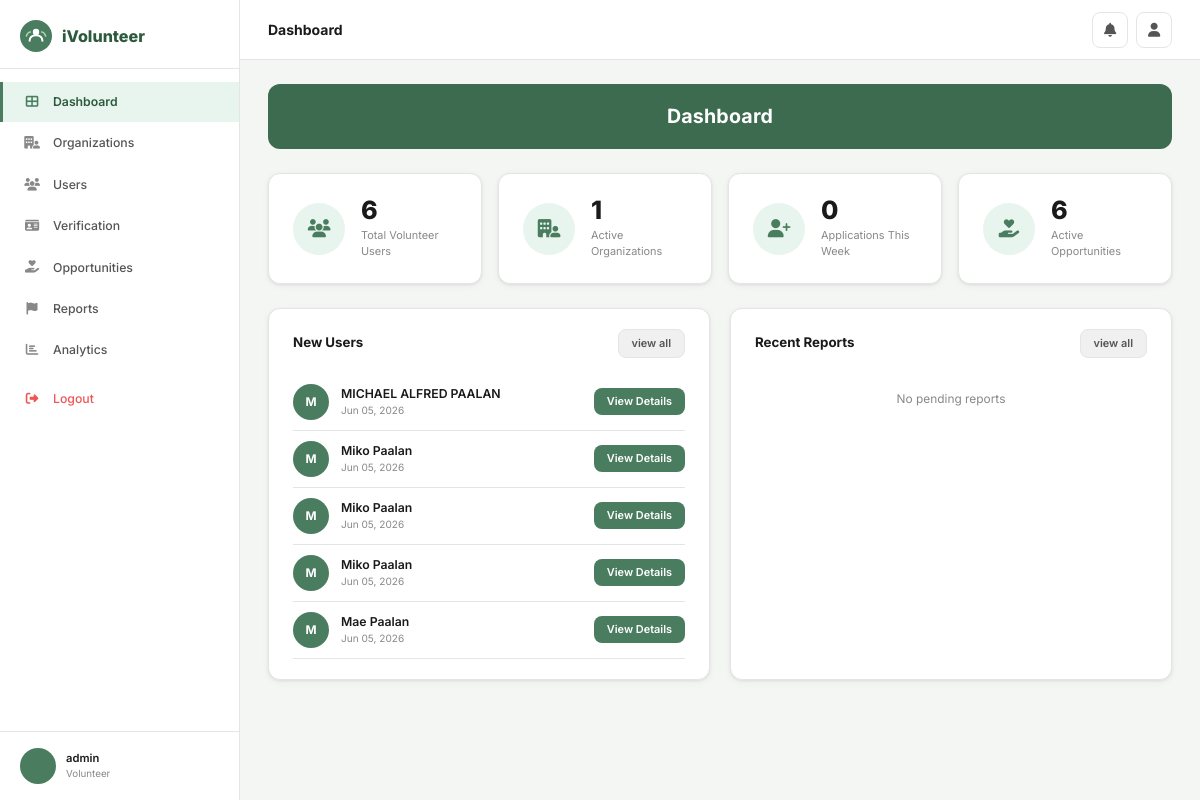
The app's page /admin-panel/ (signed in) with its own data.
### core/models.py (models this page shows, shortened)
class User(AbstractUser):
    ROLE_CHOICES = [('volunteer','Volunteer'),('organization','Organization'),('admin','Admin')]
    STATUS_CHOICES = [('active','Active'),('pending','Pending'),('suspended','Suspended'),('inactive','Inactive')]
    role = models.CharField(max_length=20, choices=ROLE_CHOICES, default='volunteer')
    phone_number = models.CharField(max_length=20, blank=True)
    profile_picture = models.ImageField(upload_to='profile_pics/', blank=True, null=True)
    location = models.CharField(max_length=200, blank=True)
    status = models.CharField(max_length=20, choices=STATUS_CHOICES, default='active')
    is_verified = models.BooleanField(default=False)

### core/views.py (the view)
# urls.py: path('admin-panel/', views.admin_dashboard, name='admin_dashboard'),
@login_required
def admin_dashboard(request):
    if not is_admin(request.user): return redirect('home')
    return render(request, 'core/admin_dashboard.html', {
        'total_users': User.objects.filter(role='volunteer').count(),
        'active_orgs': Organization.objects.filter(user__status='active').count(),
        'active_opps': Opportunity.objects.filter(status='active').count(),
        'apps_this_week': Application.objects.filter(applied_at__gte=timezone.now()-timezone.timedelta(days=7)).count(),
        'new_users': User.objects.filter(role='volunteer').order_by('-date_joined')[:5],
        'recent_reports': Report.objects.filter(status='pending').order_by('-created_at')[:5],
        'pending_verif': IdentityVerification.objects.filter(status='pending').count(),
        'pending_org_verif': OrganizationVerification.objects.filter(status='pending').count(),
    })

### core/views.py (called while the page is built)
def is_admin(u): return u.is_authenticated and (u.role == 'admin' or u.is_superuser)

### core/templates/core/admin_dashboard.html (shortened to what this page needs)
{% extends 'core/base.html' %}
{% block page_title %}Dashboard{% endblock %}
{% block content %}
<div class="page-banner">Dashboard</div>
<div class="stats-grid" style="grid-template-columns:repeat(4,1fr)">
  <div class="stat-card">
    <div class="stat-icon"><i class="fas fa-users"></i></div>
    <div><div class="stat-val">{{ total_users }}</div><div class="stat-label">Total Volunteer Users</div></div>
  </div>
  <div class="stat-card">
    <div class="stat-icon"><i class="fas fa-building-user"></i></div>
    <div><div class="stat-val">{{ active_orgs }}</div><div class="stat-label">Active Organizations</div></div>
  </div>
  <div class="stat-card">
    <div class="stat-icon"><i class="fas fa-user-plus"></i></div>
    <div><div class="stat-val">{{ apps_this_week }}</div><div class="stat-label">Applications This Week</div></div>
  </div>
  <div class="stat-card">
    <div class="stat-icon"><i class="fas fa-hand-holding-heart"></i></div>
    <div><div class="stat-val">{{ active_opps }}</div><div class="stat-label">Active Opportunities</div></div>
  </div>
</div>
<div style="display:grid;grid-template-columns:1fr 1fr;gap:20px">
  <div class="card">
    <div class="card-body">
      <div style="display:flex;align-items:center;justify-content:space-between;margin-bottom:16px">
        <span style="font-weight:700;font-size:.95rem">New Users</span>
        <a href="{% url 'admin_users' %}" class="btn btn-grey btn-sm">view all</a>
      </div>
      {% for u in new_users %}
      <div style="display:flex;align-items:center;gap:12px;padding:10px 0;border-bottom:1px solid #e5e5e5">
        <div style="width:36px;height:36px;border-radius:50%;background:#4a7c5f;color:#fff;display:flex;align-items:center;justify-content:center;font-weight:700;font-size:.85rem;flex-shrink:0;overflow:hidden">
          {% if u.profile_picture %}<img src="{{ u.profile_picture.url }}" alt="" style="width:100%;height:100%;object-fit:cover">{% else %}{{ u.first_name|first|upper }}{% endif %}
        </div>
        <div style="flex:1">
          <div style="font-weight:600;font-size:.875rem">{{ u.get_full_name|default:u.username }}</div>
          <div style="font-size:.72rem;color:#888">{{ u.date_joined|date:"M d, Y" }}</div>
        </div>
        <a href="{% url 'admin_user_detail' u.pk %}" class="btn btn-green btn-sm">View Details</a>
      </div>
      {% empty %}
      <div style="text-align:center;color:#888;font-size:.85rem;padding:16px">No users yet</div>
      {% endfor %}
    </div>
  </div>
  <div class="card">
    <div class="card-body">
      <div style="display:flex;align-items:center;justify-content:space-between;margin-bottom:16px">
        <span style="font-weight:700;font-size:.95rem">Recent Reports</span>
        <a href="{% url 'admin_reports' %}" class="btn btn-grey btn-sm">view all</a>
      </div>
      {% for r in recent_reports %}
      <div style="display:flex;align-items:center;gap:12px;padding:10px 0;border-bottom:1px solid #e5e5e5">
        <div style="width:36px;height:36px;border-radius:50%;background:#fee2e2;color:#dc2626;display:flex;align-items:center;justify-content:center;font-size:.85rem;flex-shrink:0"><i class="fas fa-flag"></i></div>
        <div style="flex:1">
          <div style="font-weight:600;font-size:.875rem">{% if r.reported_user %}{{ r.reported_user.get_full_name }}{% elif r.reported_org %}{{ r.reported_org.name }}{% endif %}</div>
          <div style="font-size:.72rem;color:#888">{{ r.created_at|date:"M d, Y" }}</div>
        </div>
        <span class="badge badge-pending">Pending</span>
      </div>
      {% empty %}
      <div style="text-align:center;color:#888;font-size:.85rem;padding:16px">No pending reports</div>
      {% endfor %}
    </div>
  </div>
</div>
{% endblock %}

### core/templates/core/base.html (shortened to what this page needs)
<!DOCTYPE html>
<html lang="en">
<head>
<link rel="stylesheet" href="https://cdnjs.cloudflare.com/ajax/libs/font-awesome/6.5.0/css/all.min.css">
{% load static %}
</head>
<body>
{% block full_page %}
<div class="layout">
  {% if user.is_authenticated %}
  <aside class="sidebar">
    <div class="sidebar-logo">
      <span class="sidebar-logo-text">iVolunteer</span>
    </div>
    <nav class="sidebar-nav">
      {% if user.role == 'admin' or user.is_superuser %}
        <a href="{% url 'admin_dashboard' %}" class="nav-item {% if request.resolver_match.url_name == 'admin_dashboard' %}active{% endif %}">
          <i class="fas fa-th-large"></i> Dashboard
        </a>
        <a href="{% url 'admin_organizations' %}" class="nav-item {% if 'admin_org' in request.resolver_match.url_name %}active{% endif %}">
          <i class="fas fa-building-user"></i> Organizations
        </a>
        <a href="{% url 'admin_users' %}" class="nav-item {% if 'admin_user' in request.resolver_match.url_name %}active{% endif %}">
          <i class="fas fa-users"></i> Users
        </a>
        <a href="{% url 'admin_verification' %}" class="nav-item {% if 'verification' in request.resolver_match.url_name %}active{% endif %}">
          <i class="fas fa-id-card"></i> Verification
        </a>
        <a href="{% url 'admin_opportunities' %}" class="nav-item {% if 'admin_opportunities' in request.resolver_match.url_name %}active{% endif %}">
          <i class="fas fa-hand-holding-heart"></i> Opportunities
        </a>
        <a href="{% url 'admin_reports' %}" class="nav-item {% if 'report' in request.resolver_match.url_name %}active{% endif %}">
          <i class="fas fa-flag"></i> Reports
        </a>
        <a href="{% url 'admin_analytics' %}" class="nav-item {% if 'analytics' in request.resolver_match.url_name %}active{% endif %}">
          <i class="fas fa-chart-bar"></i> Analytics
        </a>
      {% endif %}
      <a href="{% url 'logout' %}" class="nav-item nav-logout" style="margin-top:8px">
        <i class="fas fa-sign-out-alt"></i> Logout
      </a>
    </nav>
    <div class="sidebar-footer">
      <div class="sidebar-user">
        <div class="s-avatar">
        </div>
        <div>
          <div class="s-user-name">{{ user.get_full_name|default:user.username }}</div>
          <div class="s-user-role">{{ user.get_role_display }}</div>
        </div>
      </div>
    </div>
  </aside>
  {% endif %}
  <main class="main">
    {% if user.is_authenticated %}
    <header class="topbar">
      <span class="topbar-title">{% block page_title %}{% endblock %}</span>
      <div class="topbar-right">
        <a href="{% url 'notifications' %}" class="icon-btn" title="Notifications">
          <i class="fas fa-bell"></i>
        </a>
        {% if user.role == 'volunteer' %}
        <a href="{% url 'vol_profile' %}" class="icon-btn"><i class="fas fa-user"></i></a>
        {% elif user.role == 'organization' %}
        <a href="{% url 'org_profile' %}" class="icon-btn"><i class="fas fa-building"></i></a>
        {% endif %}
      </div>
    </header>
    {% endif %}
    <div class="content">
      {% block content %}{% endblock %}
    </div>
  </main>
</div>
{% endblock full_page %}
</body>
</html>

### core/templates/core/base.html (style rules this page uses)
:root { --green:#4a7c5f;--green-dark:#2d5a3d;--green-mid:#3d6b50;--green-light:#e8f5ee; --green-btn:#4a7c5f;--accent:#f0a500; --sidebar-bg:#fff;--sidebar-w:240px; --text:#1a1a1a;--text-2:#555;--text-3:#888; --bg:#f4f6f4;--white:#fff; --border:#e5e5e5;--border-2:#d0d0d0; --radius:12px;--radius-sm:8px; --shadow:0 1px 3px rgba(0,0,0,.08),0 2px 8px rgba(0,0,0,.04); --shadow-md:0 4px 16px rgba(0,0,0,.1); }
*,*::before,*::after { box-sizing:border-box;margin:0;padding:0 }
html { font-size:14px }
body { font-family:'Inter',sans-serif;background:var(--bg);color:var(--text);line-height:1.5 }
a { color:inherit;text-decoration:none }
.layout { display:flex;min-height:100vh }
.sidebar { width:var(--sidebar-w);background:var(--white);border-right:1px solid var(--border);position:fixed;top:0;left:0;bottom:0;display:flex;flex-direction:column;overflow-y:auto;z-index:200 }
.sidebar-logo { padding:20px 20px 16px;display:flex;align-items:center;gap:10px;border-bottom:1px solid var(--border) }
.sidebar-logo-text { font-size:1.15rem;font-weight:800;color:var(--green-dark) }
.sidebar-nav { flex:1;padding:12px 0 }
.nav-item { display:flex;align-items:center;gap:12px;padding:11px 20px;color:var(--text-2);font-size:.875rem;font-weight:500;cursor:pointer;transition:.15s;border-left:3px solid transparent;margin:1px 0 }
.nav-item i { width:18px;text-align:center;color:var(--text-3);font-size:.9rem }
.nav-item.active { background:var(--green-light);color:var(--green-dark);font-weight:600;border-left-color:var(--green) }
.nav-item.active i { color:var(--green) }
.nav-logout { color:#e55;margin-top:auto }
.nav-logout i { color:#e55 }
.sidebar-footer { padding:16px 20px;border-top:1px solid var(--border) }
.sidebar-user { display:flex;align-items:center;gap:10px }
.s-avatar { width:36px;height:36px;border-radius:50%;background:var(--green);color:#fff;display:flex;align-items:center;justify-content:center;font-weight:700;font-size:.8rem;flex-shrink:0;overflow:hidden }
.s-user-name { font-size:.8rem;font-weight:600;color:var(--text) }
.s-user-role { font-size:.7rem;color:var(--text-3) }
.main { margin-left:var(--sidebar-w);flex:1;display:flex;flex-direction:column }
.topbar { background:var(--white);border-bottom:1px solid var(--border);height:60px;display:flex;align-items:center;justify-content:space-between;padding:0 28px;position:sticky;top:0;z-index:100 }
.topbar-title { font-size:1rem;font-weight:700;color:var(--text) }
.topbar-right { display:flex;align-items:center;gap:8px }
.icon-btn { width:36px;height:36px;border-radius:8px;border:1px solid var(--border);background:var(--white);display:flex;align-items:center;justify-content:center;color:var(--text-2);cursor:pointer;transition:.15s;position:relative }
.page-banner { background:var(--green-mid);color:#fff;border-radius:var(--radius);padding:18px 28px;margin-bottom:24px;text-align:center;font-size:1.4rem;font-weight:700;letter-spacing:.01em }
.content { padding:24px 28px;flex:1;max-width:1180px;width:100% }
.card { background:var(--white);border-radius:var(--radius);border:1px solid var(--border);box-shadow:var(--shadow) }
.card-body { padding:20px 24px }
.stats-grid { display:grid;grid-template-columns:repeat(auto-fit,minmax(200px,1fr));gap:16px;margin-bottom:24px }
.stat-card { background:var(--white);border-radius:var(--radius);border:1px solid var(--border);padding:24px;display:flex;align-items:center;gap:16px;box-shadow:var(--shadow) }
.stat-icon { width:52px;height:52px;border-radius:50%;background:var(--green-light);display:flex;align-items:center;justify-content:center;font-size:1.3rem;color:var(--green);flex-shrink:0 }
.stat-val { font-size:1.8rem;font-weight:800;color:var(--text);line-height:1 }
.stat-label { font-size:.78rem;color:var(--text-3);margin-top:3px }
.btn { display:inline-flex;align-items:center;gap:7px;padding:9px 20px;border-radius:8px;font-size:.85rem;font-weight:600;cursor:pointer;border:none;transition:.15s;line-height:1.3 }
.btn-green { background:var(--green-btn);color:#fff }
.btn-grey { background:#f0f0f0;color:var(--text-2);border:1px solid var(--border) }
.btn-sm { padding:6px 13px;font-size:.78rem }

### records on screen
User: get_full_name "admin", role "Volunteer"
User: first_name|first "M", get_full_name "MICHAEL ALFRED PAALAN", date_joined "Jun 05, 2026"
User: first_name|first "M", get_full_name "Miko Paalan", date_joined "Jun 05, 2026"
User: first_name|first "M", get_full_name "Miko Paalan", date_joined "Jun 05, 2026"
User: first_name|first "M", get_full_name "Miko Paalan", date_joined "Jun 05, 2026"
User: first_name|first "M", get_full_name "Mae Paalan", date_joined "Jun 05, 2026"

### other values on screen
{{ total_users }} "6"
{{ active_orgs }} "1"
{{ apps_this_week }} "0"
{{ active_opps }} "6"
